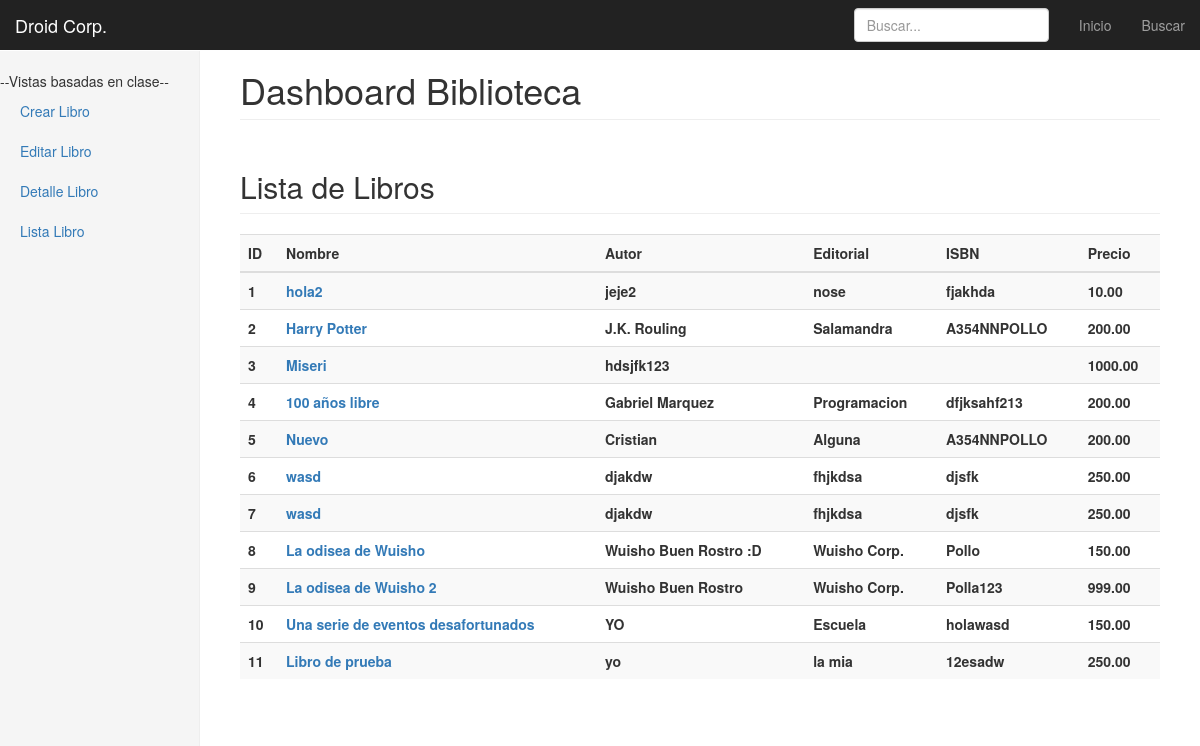
Page /libros/lista/ on the earlier database version.
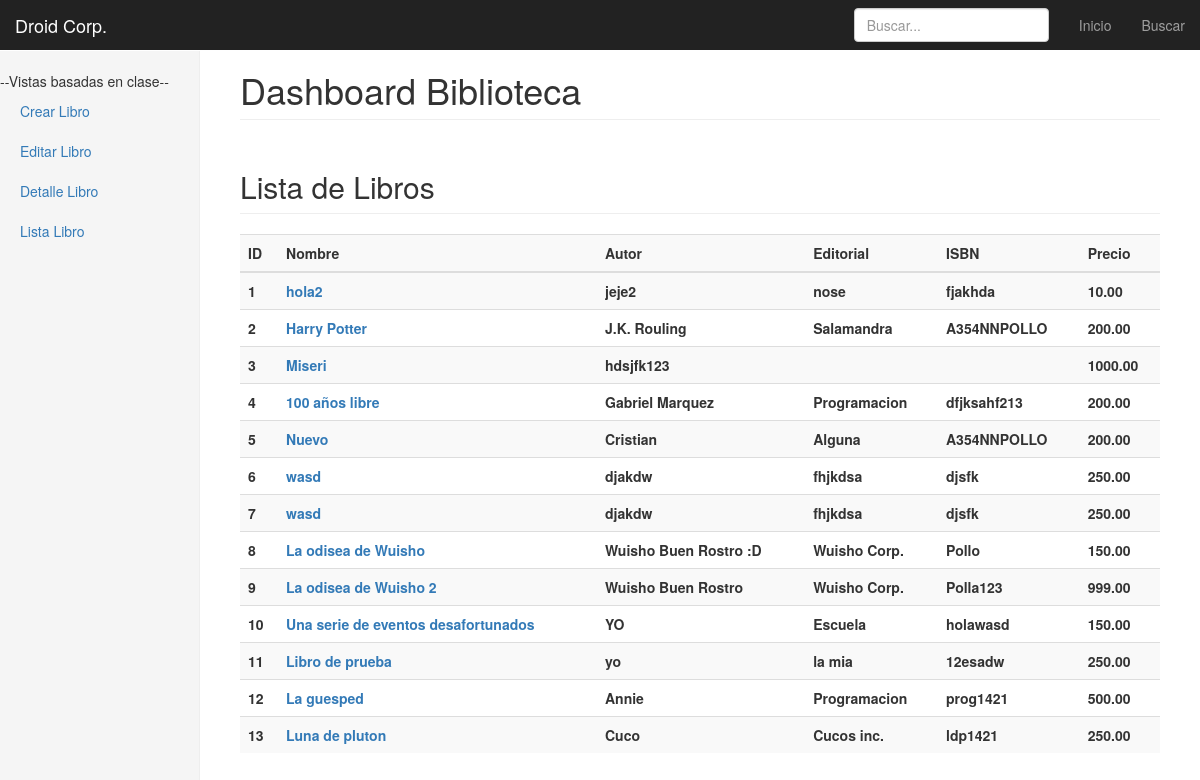
Same page on the later database version.
### libros/models.py (models this page shows, shortened)
class libromodelo(models.Model):
    nombre = models.CharField(max_length = 40)
    autor = models.CharField(max_length = 40)
    editorial = models.CharField(max_length = 40)
    ISBN = models.CharField(max_length = 40)
    precio = models.DecimalField(max_digits=9999, decimal_places=2)
    slug = models.SlugField(blank=True)

### libros/views.py (the view, shortened to what this page needs)
class LibroLista(ListView):
    model = libromodelo
    def get_queryset(self, *args, **kwargs):
        qs = super(LibroLista, self).get_queryset(**kwargs)
        bs = self.request.GET.get("q")
        print bs
        return qs

### templates/libros/libromodelo_list.html (shortened to what this page needs)
{%extends 'base.html'%}
{%block busquedas%}
          <form class="navbar-form navbar-right" action="." method="GET">
            <input type="text" class="form-control" placeholder="Buscar..." name="q" value="{{ bs|escape }}">
          </form>
{%endblock%}
{%block content%}
<h2 class="sub-header">Lista de Libros</h2>
          <div class="table-responsive">
            <table class="table table-striped">
                <tr>
                  <th>ID</th>
                  <th>Nombre</th>
                  <th>Autor</th>
                  <th>Editorial</th>
                  <th>ISBN</th>
                  <th>Precio</th>
                </tr>
              <tbody>
    <ul>
  {%for libromodelo in object_list%}
    <tr>
      <th>{{libromodelo.id}}</th>
      <th><a href="/libros/{{libromodelo.slug}}">{{libromodelo.nombre}}</a></th>
      <th>{{libromodelo.autor}}</th>
      <th>{{libromodelo.editorial}}</th>
      <th>{{libromodelo.ISBN}}</th>
      <th>{{libromodelo.precio}}</th>
    </tr>
  {%empty%}
    <li>No hay libros en existencia!</li>
  {%endfor%}
</ul>
      </tbody>
</table>
</div>
{%endblock %}

Differences in the rows shown:
added libromodelo: id "12", nombre "La guesped", autor "Annie", editorial "Programacion", ISBN "prog1421", precio "500.00"
added libromodelo: id "13", nombre "Luna de pluton", autor "Cuco", editorial "Cucos inc.", ISBN "ldp1421", precio "250.00"
